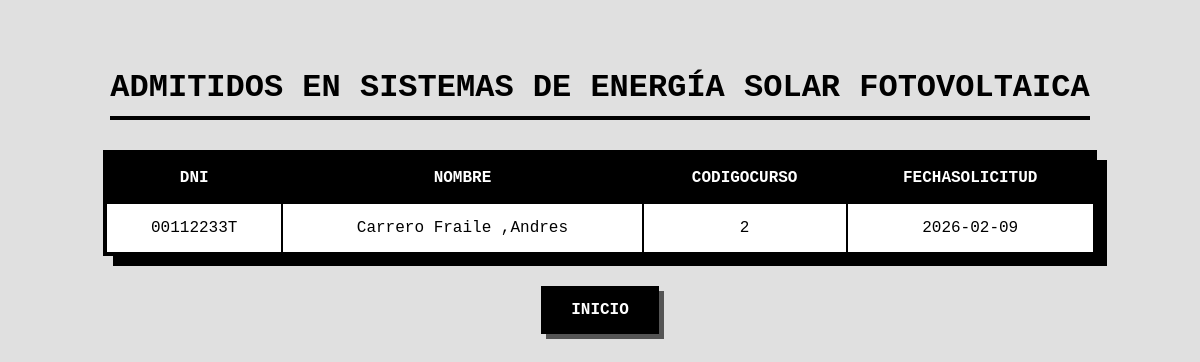
Screenshot of /listaAdmitidos.php?id=2 with the database file from the repository.
### tables this page shows
CREATE TABLE `cursos` (
  `codigo` smallint(6) NOT NULL,
  `nombre` varchar(50) NOT NULL DEFAULT '',
  `abierto` tinyint(1) NOT NULL DEFAULT 1,
  `numeroplazas` smallint(6) NOT NULL DEFAULT 20,
  `plazoinscripcion` date NOT NULL
);

CREATE TABLE `solicitudes` (
  `dni` varchar(9) NOT NULL DEFAULT '',
  `codigocurso` smallint(6) NOT NULL DEFAULT 0,
  `fechasolicitud` date NOT NULL,
  `admitido` tinyint(1) NOT NULL DEFAULT 0
);

CREATE TABLE `solicitantes` (
  `dni` varchar(9) NOT NULL DEFAULT '',
  `apellidos` varchar(40) NOT NULL DEFAULT '',
  `nombre` varchar(20) NOT NULL DEFAULT '',
  `telefono` varchar(12) NOT NULL DEFAULT '',
  `correo` varchar(50) NOT NULL DEFAULT '',
  `codcen` varchar(8) NOT NULL DEFAULT '',
  `coordinadortic` tinyint(1) NOT NULL DEFAULT 0,
  `grupotic` tinyint(1) NOT NULL DEFAULT 0,
  `nomgrupo` varchar(25) NOT NULL DEFAULT '',
  `pbilin` tinyint(1) NOT NULL DEFAULT 0,
  `cargo` tinyint(1) NOT NULL DEFAULT 0,
  `nombrecargo` varchar(30) NOT NULL,
  `situacion` enum('activo','inactivo') NOT NULL DEFAULT 'activo',
  `fechanac` date DEFAULT NULL,
  `especialidad` varchar(50) NOT NULL DEFAULT '',
  `puntos` tinyint(3) UNSIGNED DEFAULT 0,
  `pass` varchar(10) NOT NULL
);

### listaAdmitidos.php (the view, shortened to what this page needs)
<!DOCTYPE html>
<html lang="en">
<head>
</head>
<body>
    <?php
    $conexion = obtenerConexion();
    $sentencia = $conexion->prepare("SELECT * FROM solicitudes where admitido = 1 and codigocurso= :codigocurso");
    $sentencia->execute([":codigocurso" => $_GET['id']]);
    $consulta = $conexion->prepare("SELECT nombre from cursos where codigo = :codigocurso");
    $consulta->execute([":codigocurso" => $_GET['id']]);
    $nombreCurso = $consulta->fetchColumn();
    echo "<h1>Admitidos en " . $nombreCurso . "</h1>";
    echo "<table class='dynamic-table'>";
    echo "<thead>";
    echo "<tr>";
    echo "<th>DNI</th>";
    echo "<th>NOMBRE</th>";
    echo "<th>CODIGOCURSO</th>";
    echo "<th>FECHASOLICITUD</th>";
    echo "</thead>";
    echo "<tbody>";
    while ($fila = $sentencia->fetch(PDO::FETCH_ASSOC)) {
        $query = $conexion->prepare("SELECT nombre,apellidos from solicitantes where dni = :dni");
        $query->execute([":dni" => $fila['dni']]);
        $nombreAdmitido = $query->fetch(PDO::FETCH_ASSOC);
        $nombreMostrar = $nombreAdmitido['apellidos'] . " ," . $nombreAdmitido['nombre'];
        echo "<tr>";
        echo "<td>" . $fila['dni'] . "</td>";
        echo "<td>" . $nombreMostrar . "</td>";
        echo "<td>" . $fila['codigocurso'] . "</td>";
        echo "<td>" . $fila['fechasolicitud'] . "</td>";
        echo "</tr>";
    }
    echo "</tbody></table>";
    ?>
    <a href="index.php"><button type="button">Inicio</button></a>
</body>
</html>

### listaAdmitidos.php (style rules this page uses)
body { text-align: center; font-family: 'Courier New', Courier, monospace; background-color: #e0e0e0; color: #000; padding: 40px; }
h1 { color: #000; margin-bottom: 30px; text-transform: uppercase; border-bottom: 4px solid #000; display: inline-block; padding-bottom: 10px; }
.dynamic-table { margin: 0 auto; border-collapse: collapse; width: 90%; max-width: 1000px; background-color: #fff; border: 4px solid #000; box-shadow: 10px 10px 0px #000; }
.dynamic-table thead { background-color: #000; color: white; text-transform: uppercase; }
.dynamic-table th, .dynamic-table td { padding: 15px; text-align: center; border: 2px solid #000; }
button { background-color: #000; color: white; padding: 15px 30px; border: none; font-size: 16px; font-weight: bold; text-transform: uppercase; cursor: pointer; transition: transform 0.1s; margin-top: 30px; font-family: inherit; box-shadow: 5px 5px 0px #555; }

### rows the page displays
cursos: nombre "SISTEMAS DE ENERGÍA SOLAR FOTOVOLTAICA"
solicitudes: dni "00112233T", solicitantes.apellidos+nombre "Carrero Fraile ,Andres", codigocurso "2", fechasolicitud "2026-02-09"
